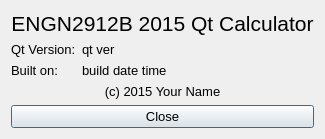
<?xml version="1.0" encoding="UTF-8"?>
<ui version="4.0">
  <class>AboutDialog</class>
  <widget class="QDialog" name="AboutDialog">

    <property name="windowModality">
      <enum>Qt::ApplicationModal</enum>
    </property>

    <!-- property name="geometry">
      <rect>
	<x>0</x>
	<y>0</y>
	<width>300</width>
	<height>40</height>
      </rect>
    </property -->

    <property name="windowTitle">
      <string>QtCalc</string>
    </property> <!-- "windowTitle" -->

    <layout class="QVBoxLayout" name="verticalLayout_1">

      <item>
	<widget class="QLabel" name="title_label">
	  <property name="text">
	    <string>ENGN2912B 2015 Qt Calculator</string>
	  </property>
	  <property name="font">
	    <font><pointsize>16</pointsize></font>
	  </property>
	  <property name="alignment">
	    <set>Qt::AlignCenter</set>
	  </property>
	</widget> <!-- "title_label" -->
      </item>

      <item> <!-- verticalLayout_1 item 2 -->
	<layout class="QFormLayout" name="formLayout">

	  <item row="1" column="0">
	    <widget class="QLabel" name="qt_version_title_label">
	      <property name="font">
		<font><pointsize>10</pointsize></font>
	      </property>
	      <property name="text">
		<string>Qt Version:</string>
	      </property>
	    </widget>
	  </item>

	  <item row="1" column="1">
	    <widget class="QLabel" name="qt_version_label">
	      <property name="font">
		<font><pointsize>10</pointsize></font>
	      </property>
	      <property name="text">
		<string>qt ver</string>
	      </property>
	    </widget>
	  </item>

	  <item row="2" column="0">
	    <widget class="QLabel" name="built_date_title_label">
	      <property name="font">
		<font><pointsize>10</pointsize></font>
	      </property>
	      <property name="text">
		<string>Built on:</string>
	      </property>
	    </widget>
	  </item>

	  <item row="2" column="1">
	    <widget class="QLabel" name="built_date_label">
	      <property name="font">
		<font><pointsize>10</pointsize></font>
	      </property>
	      <property name="text">
		<string>build date time</string>
	      </property>
	    </widget>
	  </item>

	</layout> <!-- "formLayout" -->
      </item>

      <item>  <!-- verticalLayout_1 item 3 -->
	<widget class="QLabel" name="author_label">
	  <property name="font">
	    <font><pointsize>10</pointsize></font>
	  </property>
	  <property name="text">
	    <string>(c) 2015 Your Name</string>
	  </property>
	  <property name="alignment">
	    <set>Qt::AlignCenter</set>
	  </property>
	</widget> <!-- "author_label" -->
      </item>

      <item>  <!-- verticalLayout_1 item 4 -->
	<widget class="QPushButton" name="close_button">
	  <property name="text">
	    <string>Close</string>
	  </property>
	  <property name="font">
	    <font><pointsize>10</pointsize></font>
	  </property>
	</widget> <!--  name="close_button" -->
      </item>

    </layout> <!-- "verticalLayout_1" -->

  </widget> <!-- AboutDialog" -->

  <connections/>
</ui>
